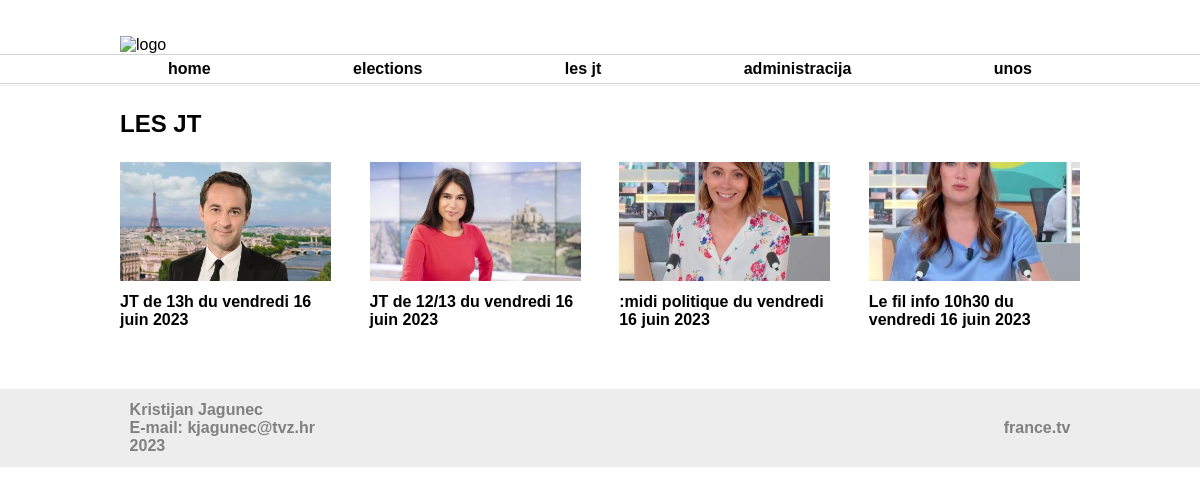
The page /php/kategorija.php?id=lesjt on the database its author committed.
### tables this page shows
CREATE TABLE `vijesti` (
  `id` int(11) NOT NULL,
  `datum` date NOT NULL,
  `naslov` varchar(150) NOT NULL,
  `sazetak` text NOT NULL,
  `tekst` text NOT NULL,
  `slika` varchar(64) NOT NULL,
  `kategorija` varchar(64) NOT NULL,
  `arhiva` tinyint(1) NOT NULL
);

### php/kategorija.php (the view, shortened to what this page needs)
<!DOCTYPE html>
<html>
    <head>
        <link rel="stylesheet" type="text/css" href="../style.css">
    </head>
    <body>
        <main>
            <header>
                <img class="logo" src="../images/Franceinfologo.png" alt="logo">
                <nav>
                    <ul class="margin">
                        <li>
                            <a href="../index.php">home</a>
                        </li>
                        <li>
                            <a href="kategorija.php?id=elections">elections</a>
                        </li>
                        <li>
                            <a href="kategorija.php?id=lesjt">les jt</a>
                        </li>
                        <li>
                            <a href="administracija.php">administracija</a>
                        </li>
                        <li>
                            <a href="unos.php">unos</a>
                        </li>
                    </ul>
                </nav>
            </header>
            <div class="news">
                <?php
                if (isset($_GET['id'])) {
                    if ($_GET['id'] == 'elections') {
                        echo '<h2 id="elections" class="margin">ELECTIONS EUROPEENNES 2019</h2>';
                    } else {
                        echo '<h2 id="lesjt" class="margin">LES JT</h2>';
                    }
                    echo '<section class="margin lesjt">';
                    include 'connect.php';
                    if ($dbc) {
                        $query = "SELECT * FROM vijesti WHERE arhiva=0 AND kategorija='" . $_GET['id'] . "'";
                        $result = mysqli_query($dbc, $query)
                            or die("Error querying database.");
                        if ($result) {
                            $article = 0;
                            while ($row = mysqli_fetch_array($result)) {
                                if ($article == 3) {
                                    echo "
                                    <article class='zadnji'>";
                                } else {
                                    echo "
                                    <article>";
                                }
                                echo "
                                    <figure>
                                        <img src='" . UPLPATH . $row['slika'] . "' alt='" . $row['slika'] . "'>
                                        <figcaption>
                                            <a href='clanak.php?id=" . $row['id'] . "'>" . $row['naslov'] . "</a>
                                        </figcaption>
                                    </figure>
                                </article>";
                                $article++;
                            }
                            echo "
                            </section>";
                        }
                    }
                } else {
                    echo "<p>Nedostaje id kategorije</p>";
                }
                ?>
            </div>
            <footer>
                <aside class="lijevi">
                    <p>Kristijan Jagunec</p>
                    <p>E-mail: kjagunec@tvz.hr</p>
                    <p>2023</p>
                </aside>
                <aside class="desni">
                    <p>france.tv</p>
                </aside>
            </footer>
        </main>
    </body>
</html>

### style.css (style rules this page uses)
* { margin: 0; padding: 0; }
main { margin: auto; position: relative; background-color: white; font-family: 'Josefin Sans', sans-serif; display: flex; flex-direction: column; justify-content: space-between; }
header { padding-top: 3%; }
.logo { max-width: 200px; margin-left: 10%; }
nav { border-top: solid 1px lightgray; border-bottom: solid 1px lightgray; }
.margin { margin-left: 10%; margin-right: 10%; }
ul { list-style-type: none; display: flex; flex-direction: row; justify-content: space-between; }
li { display: flex; padding: 0.5% 5%; font-weight: bold; }
section { display: flex; flex-direction: row; justify-content: space-between; }
h2, section, h3, .clanak img, .clanak p { margin-top: 2%; }
article { width: 19%; display: flex; flex-direction: column; }
.lesjt article { width: 22%; }
.zadnji { margin-right: 0; }
section img { width: 100%; }
section figure, section figcaption { width: 100%; }
article figcaption { margin-top: 4%; font-weight: bold; }
.news { margin-top: 0.1%; margin-bottom: 5%; width: 100%; border-top: solid 1px #ededed; }
footer { background-color: #ededed; color: gray; display: flex; justify-content: space-between; padding: 1%; font-weight: bold; }
aside { display: flex; flex-direction: column; }
.lijevi { margin-left: 10%; }
.desni { margin-right: 10%; justify-content: center; }
a { text-decoration: none; color: black; }

### rows shown on the page
vijesti: slika (picture), naslov "JT de 13h du vendredi 16 juin 2023"
vijesti: slika (picture), naslov "JT de 12/13 du vendredi 16 juin 2023"
vijesti: slika (picture), naslov ":midi politique du vendredi 16 juin 2023"
vijesti: slika (picture), naslov "Le fil info 10h30 du vendredi 16 juin 2023"
